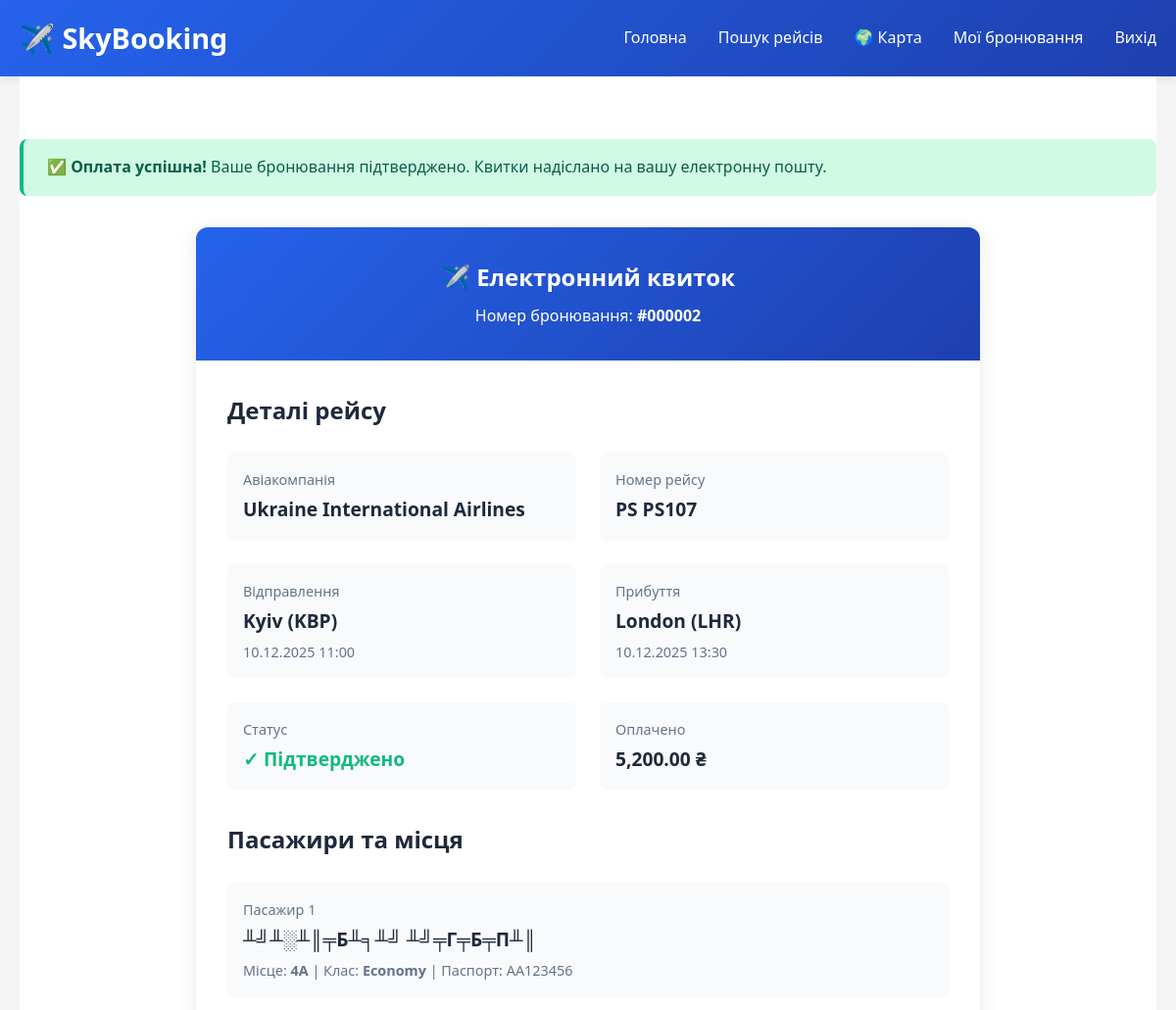
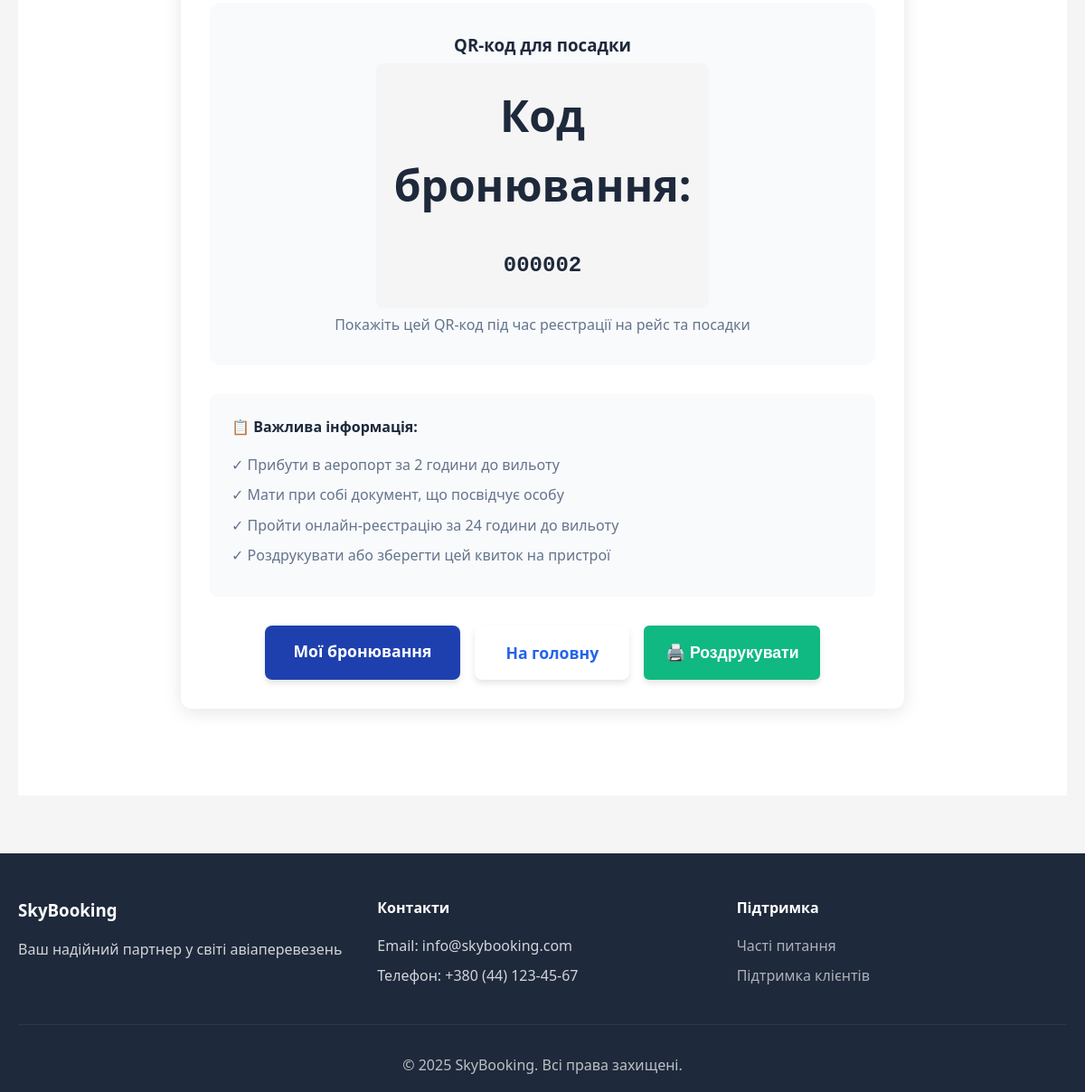
The app's page /public/ticket.php?booking_id=2 (signed in) with its own data (2 pictures, top to bottom).
### tables this page shows
CREATE TABLE `bookings` (
  `booking_id` int(11) NOT NULL AUTO_INCREMENT,
  `customer_id` int(11) NOT NULL,
  `booking_date` timestamp NOT NULL DEFAULT current_timestamp(),
  `status` enum('pending','confirmed','cancelled','completed') DEFAULT 'pending',
  `total_amount` decimal(10,2) NOT NULL,
  `payment_status` enum('unpaid','paid','refunded') DEFAULT 'unpaid',
  `currency` varchar(3) DEFAULT 'UAH',
  `created_at` timestamp NOT NULL DEFAULT current_timestamp(),
  `updated_at` timestamp NOT NULL DEFAULT current_timestamp() ON UPDATE current_timestamp(),
  PRIMARY KEY (`booking_id`),
  KEY `idx_customer` (`customer_id`),
  KEY `idx_status` (`status`),
  KEY `idx_booking_date` (`booking_date`),
  CONSTRAINT `bookings_ibfk_1` FOREIGN KEY (`customer_id`) REFERENCES `customers` (`customer_id`) ON DELETE CASCADE
);

CREATE TABLE `airlines` (
  `airline_id` int(11) NOT NULL AUTO_INCREMENT,
  `name` varchar(100) NOT NULL,
  `iata_code` varchar(3) NOT NULL,
  `country` varchar(50) DEFAULT NULL,
  `created_at` timestamp NOT NULL DEFAULT current_timestamp(),
  PRIMARY KEY (`airline_id`),
  UNIQUE KEY `iata_code` (`iata_code`),
  KEY `idx_iata` (`iata_code`)
);

CREATE TABLE `flights` (
  `flight_id` int(11) NOT NULL AUTO_INCREMENT,
  `airline_id` int(11) NOT NULL,
  `flight_number` varchar(10) NOT NULL,
  `departure_airport_id` int(11) NOT NULL,
  `arrival_airport_id` int(11) NOT NULL,
  `departure_time` datetime NOT NULL,
  `arrival_time` datetime NOT NULL,
  `base_price` decimal(10,2) NOT NULL,
  `available_seats` int(11) NOT NULL DEFAULT 0,
  `status` enum('scheduled','boarding','departed','arrived','cancelled','delayed') DEFAULT 'scheduled',
  `created_at` timestamp NOT NULL DEFAULT current_timestamp(),
  `updated_at` timestamp NOT NULL DEFAULT current_timestamp() ON UPDATE current_timestamp(),
  PRIMARY KEY (`flight_id`),
  KEY `airline_id` (`airline_id`),
  KEY `idx_flight_number` (`flight_number`),
  KEY `idx_departure_time` (`departure_time`),
  KEY `idx_departure_airport` (`departure_airport_id`),
  KEY `idx_arrival_airport` (`arrival_airport_id`),
  KEY `idx_status` (`status`),
  CONSTRAINT `flights_ibfk_1` FOREIGN KEY (`airline_id`) REFERENCES `airlines` (`airline_id`) ON DELETE CASCADE,
  CONSTRAINT `flights_ibfk_2` FOREIGN KEY (`departure_airport_id`) REFERENCES `airports` (`airport_id`) ON DELETE CASCADE,
  CONSTRAINT `flights_ibfk_3` FOREIGN KEY (`arrival_airport_id`) REFERENCES `airports` (`airport_id`) ON DELETE CASCADE
);

CREATE TABLE `airports` (
  `airport_id` int(11) NOT NULL AUTO_INCREMENT,
  `name` varchar(100) NOT NULL,
  `city` varchar(50) NOT NULL,
  `country` varchar(50) NOT NULL,
  `iata_code` varchar(3) NOT NULL,
  `latitude` decimal(10,6) DEFAULT NULL,
  `longitude` decimal(10,6) DEFAULT NULL,
  `timezone` varchar(50) DEFAULT NULL,
  `created_at` timestamp NOT NULL DEFAULT current_timestamp(),
  PRIMARY KEY (`airport_id`),
  UNIQUE KEY `iata_code` (`iata_code`),
  KEY `idx_iata` (`iata_code`),
  KEY `idx_city` (`city`)
);

CREATE TABLE `tickets` (
  `ticket_id` int(11) NOT NULL AUTO_INCREMENT,
  `booking_id` int(11) NOT NULL,
  `flight_id` int(11) NOT NULL,
  `passenger_id` int(11) NOT NULL,
  `seat_number` varchar(5) NOT NULL,
  `travel_class` enum('economy','business','first') DEFAULT 'economy',
  `ticket_price` decimal(10,2) NOT NULL,
  `ticket_status` enum('active','used','cancelled') DEFAULT 'active',
  `issued_at` timestamp NOT NULL DEFAULT current_timestamp(),
  PRIMARY KEY (`ticket_id`),
  KEY `idx_booking` (`booking_id`),
  KEY `idx_flight` (`flight_id`),
  KEY `idx_passenger` (`passenger_id`),
  KEY `idx_seat` (`seat_number`),
  CONSTRAINT `tickets_ibfk_1` FOREIGN KEY (`booking_id`) REFERENCES `bookings` (`booking_id`) ON DELETE CASCADE,
  CONSTRAINT `tickets_ibfk_2` FOREIGN KEY (`flight_id`) REFERENCES `flights` (`flight_id`) ON DELETE CASCADE,
  CONSTRAINT `tickets_ibfk_3` FOREIGN KEY (`passenger_id`) REFERENCES `passengers` (`passenger_id`) ON DELETE CASCADE
);

CREATE TABLE `passengers` (
  `passenger_id` int(11) NOT NULL AUTO_INCREMENT,
  `customer_id` int(11) NOT NULL,
  `first_name` varchar(50) NOT NULL,
  `last_name` varchar(50) NOT NULL,
  `date_of_birth` date NOT NULL,
  `passport_number` varchar(20) NOT NULL,
  `nationality` varchar(50) DEFAULT NULL,
  `created_at` timestamp NOT NULL DEFAULT current_timestamp(),
  PRIMARY KEY (`passenger_id`),
  KEY `idx_customer` (`customer_id`),
  KEY `idx_passport` (`passport_number`),
  CONSTRAINT `passengers_ibfk_1` FOREIGN KEY (`customer_id`) REFERENCES `customers` (`customer_id`) ON DELETE CASCADE
);

### public/ticket.php (the view, shortened to what this page needs)
<?php
require_once '../includes/config.php';
$booking_id = isset($_GET['booking_id']) ? intval($_GET['booking_id']) : null;
$stmt = $pdo->prepare("
    SELECT
        b.*,
        f.flight_number,
        f.departure_time,
        f.arrival_time,
        a.name as airline_name,
        a.iata_code as airline_code,
        da.city as departure_city,
        da.name as departure_airport,
        da.iata_code as departure_code,
        aa.city as arrival_city,
        aa.name as arrival_airport,
        aa.iata_code as arrival_code
    FROM bookings b
    JOIN tickets t ON b.booking_id = t.booking_id
    JOIN flights f ON t.flight_id = f.flight_id
    JOIN airlines a ON f.airline_id = a.airline_id
    JOIN airports da ON f.departure_airport_id = da.airport_id
    JOIN airports aa ON f.arrival_airport_id = aa.airport_id
    WHERE b.booking_id = ? AND b.customer_id = ?
    LIMIT 1
");
$stmt->execute([$booking_id, $_SESSION['customer_id']]);
$booking = $stmt->fetch();
$stmt = $pdo->prepare("
    SELECT
        t.*,
        p.first_name,
        p.last_name,
        p.passport_number
    FROM tickets t
    JOIN passengers p ON t.passenger_id = p.passenger_id
    WHERE t.booking_id = ?
    ORDER BY t.ticket_id
");
$stmt->execute([$booking_id]);
$tickets = $stmt->fetchAll();
require_once '../includes/header.php';
?>
<div class="container">
    <section class="section">
        <div class="alert alert-success">
            <strong>✅ Оплата успішна!</strong> Ваше бронювання підтверджено. Квитки надіслано на вашу електронну пошту.
        </div>
        <div class="ticket-container">
            <div class="ticket-header">
                <h1>✈️ Електронний квиток</h1>
                <p>Номер бронювання: <strong>#<?php echo str_pad($booking['booking_id'], 6, '0', STR_PAD_LEFT); ?></strong></p>
            </div>
            <div class="ticket-body">
                <h2 style="margin-bottom: 1.5rem; color: var(--dark-text);">Деталі рейсу</h2>
                <div class="ticket-info">
                    <div class="info-block">
                        <div class="info-label">Авіакомпанія</div>
                        <div class="info-value"><?php echo htmlspecialchars($booking['airline_name']); ?></div>
                    </div>
                    <div class="info-block">
                        <div class="info-label">Номер рейсу</div>
                        <div class="info-value"><?php echo htmlspecialchars($booking['airline_code'] . ' ' . $booking['flight_number']); ?></div>
                    </div>
                    <div class="info-block">
                        <div class="info-label">Відправлення</div>
                        <div class="info-value">
                            <?php echo htmlspecialchars($booking['departure_city']); ?> (<?php echo $booking['departure_code']; ?>)
                        </div>
                        <div style="font-size: 0.9rem; color: var(--gray-text); margin-top: 0.25rem;">
                            <?php echo date('d.m.Y H:i', strtotime($booking['departure_time'])); ?>
                        </div>
                    </div>
                    <div class="info-block">
                        <div class="info-label">Прибуття</div>
                        <div class="info-value">
                            <?php echo htmlspecialchars($booking['arrival_city']); ?> (<?php echo $booking['arrival_code']; ?>)
                        </div>
                        <div style="font-size: 0.9rem; color: var(--gray-text); margin-top: 0.25rem;">
                            <?php echo date('d.m.Y H:i', strtotime($booking['arrival_time'])); ?>
                        </div>
                    </div>
                    <div class="info-block">
                        <div class="info-label">Статус</div>
                        <div class="info-value" style="color: var(--success-color);">
                            ✓ Підтверджено
                        </div>
                    </div>
                    <div class="info-block">
                        <div class="info-label">Оплачено</div>
                        <div class="info-value"><?php echo number_format($booking['total_amount'], 2); ?> ₴</div>
                    </div>
                </div>
                <h2 style="margin: 2rem 0 1.5rem; color: var(--dark-text);">Пасажири та місця</h2>
                <?php foreach ($tickets as $index => $ticket): ?>
                    <div class="info-block" style="margin-bottom: 1rem;">
                        <div class="info-label">Пасажир <?php echo $index + 1; ?></div>
                        <div class="info-value">
                            <?php echo htmlspecialchars($ticket['first_name'] . ' ' . $ticket['last_name']); ?>
                        </div>
                        <div style="font-size: 0.9rem; color: var(--gray-text); margin-top: 0.25rem;">
                            Місце: <strong><?php echo $ticket['seat_number']; ?></strong> |
                            Клас: <strong><?php echo ucfirst($ticket['travel_class']); ?></strong> |
                            Паспорт: <?php echo htmlspecialchars($ticket['passport_number']); ?>
                        </div>
                    </div>
                <?php endforeach; ?>
                <div class="ticket-qr">
                    <h3 style="margin-bottom: 1rem;">QR-код для посадки</h3>
                    <div class="qr-code">
                        <div style="display: none; padding: 20px; background: #f5f5f5; text-align: center; border-radius: 8px;">
                            <strong>Код бронювання:</strong><br>
                            <span style="font-size: 1.5rem; font-family: monospace; font-weight: bold;">
                                <?php echo str_pad($booking['booking_id'], 6, '0', STR_PAD_LEFT); ?>
                            </span>
                        </div>
                    </div>
                    <div class="qr-instructions">
                        Покажіть цей QR-код під час реєстрації на рейс та посадки
                    </div>
                </div>
                <div style="margin-top: 2rem; padding: 1.5rem; background: var(--light-bg); border-radius: 8px;">
                    <h4 style="margin-bottom: 1rem;">📋 Важлива інформація:</h4>
                    <ul style="list-style: none; padding: 0; color: var(--gray-text);">
                        <li style="margin-bottom: 0.5rem;">✓ Прибути в аеропорт за 2 години до вильоту</li>
                        <li style="margin-bottom: 0.5rem;">✓ Мати при собі документ, що посвідчує особу</li>
                        <li style="margin-bottom: 0.5rem;">✓ Пройти онлайн-реєстрацію за 24 години до вильоту</li>
                        <li style="margin-bottom: 0.5rem;">✓ Роздрукувати або зберегти цей квиток на пристрої</li>
                    </ul>
                </div>
                <div style="margin-top: 2rem; text-align: center; display: flex; gap: 1rem; justify-content: center;">
                    <a href="<?php echo BASE_URL; ?>/my-bookings.php" class="btn btn-secondary">Мої бронювання</a>
                    <a href="<?php echo BASE_URL; ?>/index.php" class="btn btn-primary">На головну</a>
                    <button onclick="window.print()" class="btn btn-success">🖨️ Роздрукувати</button>
                </div>
            </div>
        </div>
    </section>
</div>
<?php require_once '../includes/footer.php'; ?>

### records on screen
bookings: booking_id "000002", airlines.name "Ukraine International Airlines", airlines.iata_code "PS PS107", airports.city "Kyiv", airports.iata_code "KBP", flights.departure_time "10.12.2025 11:00", airports.city "London", airports.iata_code "LHR", flights.arrival_time "10.12.2025 13:30", total_amount "5,200.00"
tickets: passenger.last_name "╨╝╨░╨║╤Б╨╕╨╝ ╨╝╤Г╤Б╤П╨║", seat_number "4A", travel_class "Economy", passenger.passport_number "AA123456"
